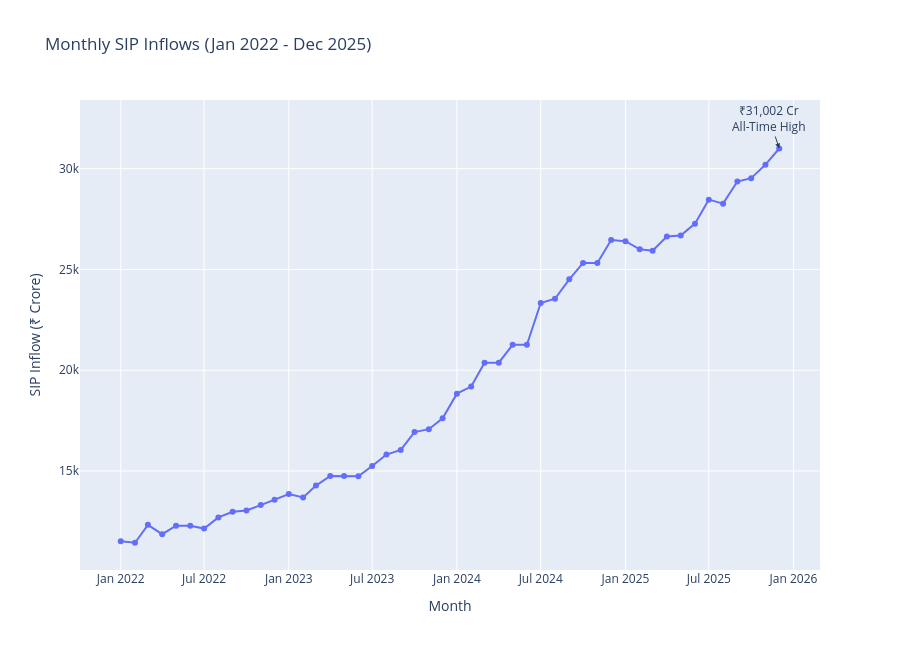

Notebook code cell kept with this figure:
### Code cell
import pandas as pd
import plotly.express as px

sip = pd.read_csv(
    "data/processed/clean_monthly_sip_inflows.csv"
)

sip["month"] = pd.to_datetime(sip["month"])

fig = px.line(
    sip,
    x="month",
    y="sip_inflow_crore",
    markers=True,
    title="Monthly SIP Inflows (Jan 2022 - Dec 2025)"
)

# Highlight Dec 2025 Peak
fig.add_annotation(
    x="2025-12-01",
    y=31002,
    text="₹31,002 Cr<br>All-Time High",
    showarrow=True,
    arrowhead=2
)

fig.update_layout(
    xaxis_title="Month",
    yaxis_title="SIP Inflow (₹ Crore)",
    height=650
)

fig.show()
fig.write_image(
    "reports/charts/sip_inflow_trend.png"
)

### Figure 1 — Plotly figure (JSON) as saved in the notebook; plotly's stock layout.template omitted (floating-point values rounded to 4 significant figures)
{"data": [{"hovertemplate": "month=%{x}<br>sip_inflow_crore=%{y}<extra></extra>", "legendgroup": "", "line": {"color": "#636efa", "dash": "solid"}, "marker": {"symbol": "circle"}, "mode": "lines+markers", "name": "", "orientation": "v", "showlegend": false, "type": "scatter", "x": ["2022-01-01T00:00:00", "2022-02-01T00:00:00", "2022-03-01T00:00:00", "2022-04-01T00:00:00", "2022-05-01T00:00:00", "2022-06-01T00:00:00", "2022-07-01T00:00:00", "2022-08-01T00:00:00", "2022-09-01T00:00:00", "2022-10-01T00:00:00", "2022-11-01T00:00:00", "2022-12-01T00:00:00", "2023-01-01T00:00:00", "2023-02-01T00:00:00", "2023-03-01T00:00:00", "2023-04-01T00:00:00", "2023-05-01T00:00:00", "2023-06-01T00:00:00", "2023-07-01T00:00:00", "2023-08-01T00:00:00", "2023-09-01T00:00:00", "2023-10-01T00:00:00", "2023-11-01T00:00:00", "2023-12-01T00:00:00", "2024-01-01T00:00:00", "2024-02-01T00:00:00", "2024-03-01T00:00:00", "2024-04-01T00:00:00", "2024-05-01T00:00:00", "2024-06-01T00:00:00", "2024-07-01T00:00:00", "2024-08-01T00:00:00", "2024-09-01T00:00:00", "2024-10-01T00:00:00", "2024-11-01T00:00:00", "2024-12-01T00:00:00", "2025-01-01T00:00:00", "2025-02-01T00:00:00", "2025-03-01T00:00:00", "2025-04-01T00:00:00", "2025-05-01T00:00:00", "2025-06-01T00:00:00", "2025-07-01T00:00:00", "2025-08-01T00:00:00", "2025-09-01T00:00:00", "2025-10-01T00:00:00", "2025-11-01T00:00:00", "2025-12-01T00:00:00"], "xaxis": "x", "y": [11517, 11438, 12328, 11863, 12286, 12276, 12140, 12694, 12976, 13040, 13306, 13573, 13856, 13687, 14276, 14749, 14749, 14734, 15245, 15814, 16042, 16928, 17073, 17610, 18838, 19187, 20371, 20371, 21262, 21262, 23332, 23547, 24509, 25323, 25320, 26459, 26400, 25999, 25926, 26632, 26688, 27274, 28464, 28265, 29361, 29529, 30200, 31002], "yaxis": "y"}], "layout": {"annotations": [{"arrowhead": 2, "showarrow": true, "text": "₹31,002 Cr<br>All-Time High", "x": "2025-12-01", "y": 31002}], "height": 650, "legend": {"tracegroupgap": 0}, "title": {"text": "Monthly SIP Inflows (Jan 2022 - Dec 2025)"}, "xaxis": {"anchor": "y", "domain": [0, 1], "title": {"text": "Month"}}, "yaxis": {"anchor": "x", "domain": [0, 1], "title": {"text": "SIP Inflow (₹ Crore)"}}}}
